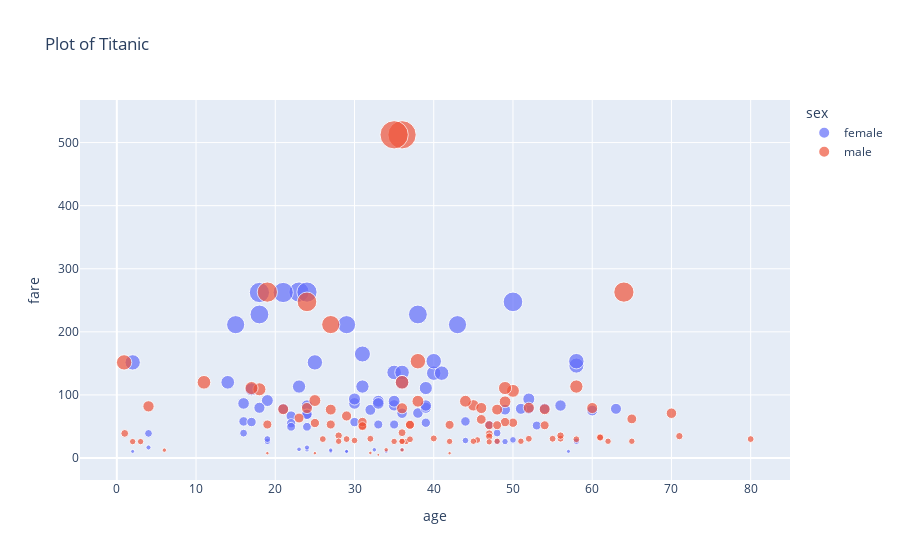

Write notebook code for a chart like this one.
### Markdown cell above
## save the plot

### Code cell
df.dropna(inplace=True)

fig=px.scatter(df, x='age', y='fare', color='sex', size='fare', title='Plot of Titanic')
fig.show()

# save the plot

fig.write_image('./output/scatter.png', scale=5)

fig.write_html('./output/scatter.html')
